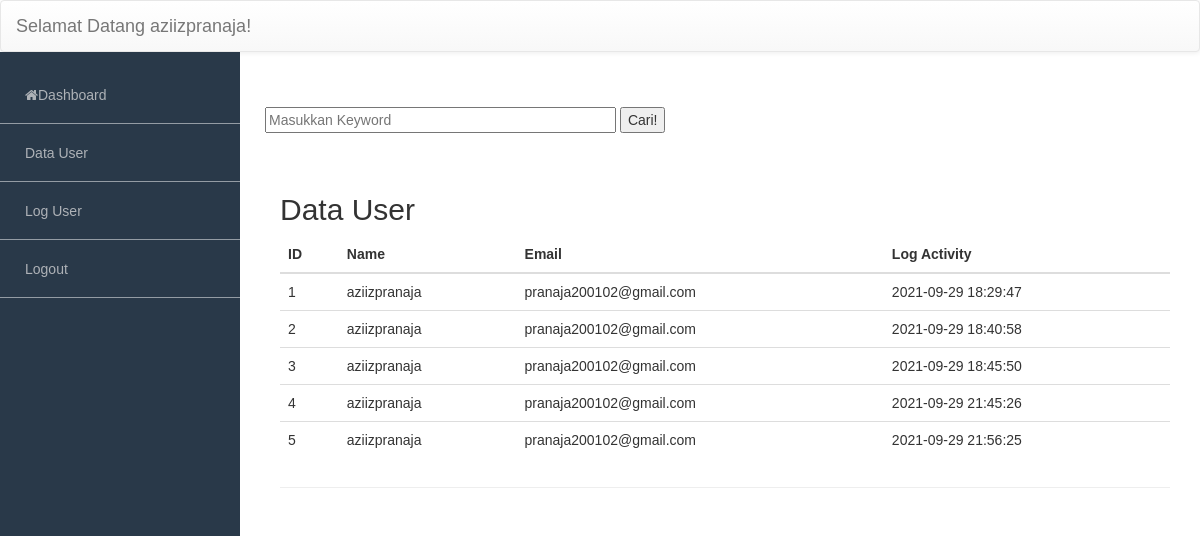
Screenshot of /tugaskpl/loguser.php (signed in) with the database file from the repository.
### tables this page shows
CREATE TABLE `user` (
  `id_user` int(11) NOT NULL,
  `username` varchar(30) NOT NULL,
  `email` varchar(30) NOT NULL,
  `password` varchar(255) NOT NULL,
  `level` varchar(50) NOT NULL,
  `verification` enum('yes','no') NOT NULL,
  `created_at` timestamp NOT NULL DEFAULT current_timestamp() ON UPDATE current_timestamp()
);

CREATE TABLE `tb_log` (
  `id` int(12) NOT NULL,
  `id_user` int(12) NOT NULL,
  `time_log` varchar(255) NOT NULL
);

### tugaskpl/koneksi.php (called while the page is built, shortened)
<?php
		$db = mysqli_connect("localhost", "root", "", "register");
		function query($query)
		{
			global $db;
			$result = mysqli_query($db, $query) or die(mysqli_error($db));
			$boxs = [];
			while ($box = mysqli_fetch_assoc($result)) {
				$boxs[] = $box;
			}
			return $boxs;
		}
?>

### tugaskpl/loguser.php (the view, shortened to what this page needs)
<?php
  require 'koneksi.php';
	if(!isset($_SESSION["staff"]))
	{
  	header("Location: login.php");
  	exit;
  }else{
    if (isset($_SESSION['id_user'])) {
      $my_id = $_SESSION['id_user'];
    }
  $lodon = query("SELECT * FROM user WHERE id_user = '$my_id' ")[0];
  }
  $data_user =query("SELECT user.username, user.email, tb_log.time_log FROM tb_log INNER JOIN user ON tb_log.id_user = user.id_user WHERE level = 'mahasiswa' OR level = 'dosen' OR level = 'staff'");
?>
<!DOCTYPE html>
<html>
<head>
    <link rel="stylesheet" href="https://maxcdn.bootstrapcdn.com/bootstrap/3.3.7/css/bootstrap.min.css">
    <link rel="stylesheet" href="https://maxcdn.bootstrapcdn.com/bootstrap/3.3.7/css/bootstrap-theme.min.css">
    <link rel="stylesheet" href="https://maxcdn.bootstrapcdn.com/font-awesome/4.7.0/css/font-awesome.min.css">
</head>
<body>
  <div class="wrapper">
      <nav class="navbar navbar-default">
        <div class="navbar-header">
          <a class="navbar-brand" href="#">Selamat Datang  <?= $lodon["username"];?>!</a>
        </div>
      </nav>
      <aside class="sidebar">
        <menu>
          <ul class="menu-content">
            <li><a href="dashboard.php"><i class="fa fa-home"></i>Dashboard</a></li>
            <li><a href="datauser.php"><span>Data User</span></a></li>
            <li><a href="loguser.php"><span>Log User</span></a></li>
            <li><a href="logout.php"><span>Logout</span></a></li>
          </ul>
        </menu>
      </aside>
      <section class="content">
        <div class="inner">
  <br><br>
  <form action="" method="post" >
    <input type="text" name="keyword" size="40" autofocus placeholder="Masukkan Keyword" autocomplete="off">
    <button type="submit" name="cari">Cari!</button>
    <div class="wrapper">
        <div class="container-fluid">
            <div class="row">
                <div class="col-md-12">
                    <div class="page-header clearfix">
                        <h2 class="pull-left">Data User</h2>
                        <div class="row">
            <div class="col-md-12">
              <div class="card card-plain">
                <div class="card-body">
                  <div class="table-responsive">
                    <table class="table table-hover">
                      <thead class="">
                        <th>
                          ID
                        </th>
                        <th>
                          Name
                        </th>
                        <th>
                          Email
                        </th>
                        <th>
                          Log Activity
                        </th>
                      </thead>
                      <tbody>
                        <?php $i = 1;?>
                        <?php foreach ($data_user as $row) : ?>
                        <tr>
                          <td>
                          <?= $i; ?>
                          </td>
                          <td>
                          <?= $row["username"]; ?>
                          </td>
                          <td>
                          <?= $row["email"]; ?>
                          </td>
                          <td>
                          <?= $row["time_log"]; ?>
                          </td>
                        </tr>
                        <?php $i++ ?>
                        <?php endforeach; ?>
                      </tbody>
                    </table>
                  </div>
                </div>
              </div>
            </div>
          </div>
                    </div>
                </div>
            </div>
        </div>
    </div>
</body>
</html>

### tugaskpl/loguser.php (style rules this page uses)
body { font-family: 'Quicksand', sans-serif; }
.wrapper { width: 100%; height: 100%; }
.navbar { margin-bottom: 0; }
.sidebar { width: 100%; height: 100%; background: #293949; position: absolute; z-index: 100; }
ul { padding: 0; margin-left: -40px; }
ul li { list-style: none; border-bottom: 1px solid rgba(255, 255, 255, 0.5); }
ul li a { text-decoration: none; color: #aeb2b7; display: block; padding: 19px 0px 18px 25px; transition: all 200ms ease-in; }
@media (min-width: 768px) { .sidebar { width: 240px; } }
@media (min-width: 768px) { .content { margin-left: 250px; } }
@media (min-width: 768px) { .inner { padding: 15px; } }

### rows the page displays
user: username "aziizpranaja"
tb_log: id_user.username "aziizpranaja", id_user.email "pranaja200102@gmail.com", time_log "2021-09-29 18:29:47"
tb_log: id_user.username "aziizpranaja", id_user.email "pranaja200102@gmail.com", time_log "2021-09-29 18:40:58"
tb_log: id_user.username "aziizpranaja", id_user.email "pranaja200102@gmail.com", time_log "2021-09-29 18:45:50"
tb_log: id_user.username "aziizpranaja", id_user.email "pranaja200102@gmail.com", time_log "2021-09-29 21:45:26"
tb_log: id_user.username "aziizpranaja", id_user.email "pranaja200102@gmail.com", time_log "2021-09-29 21:56:25"
